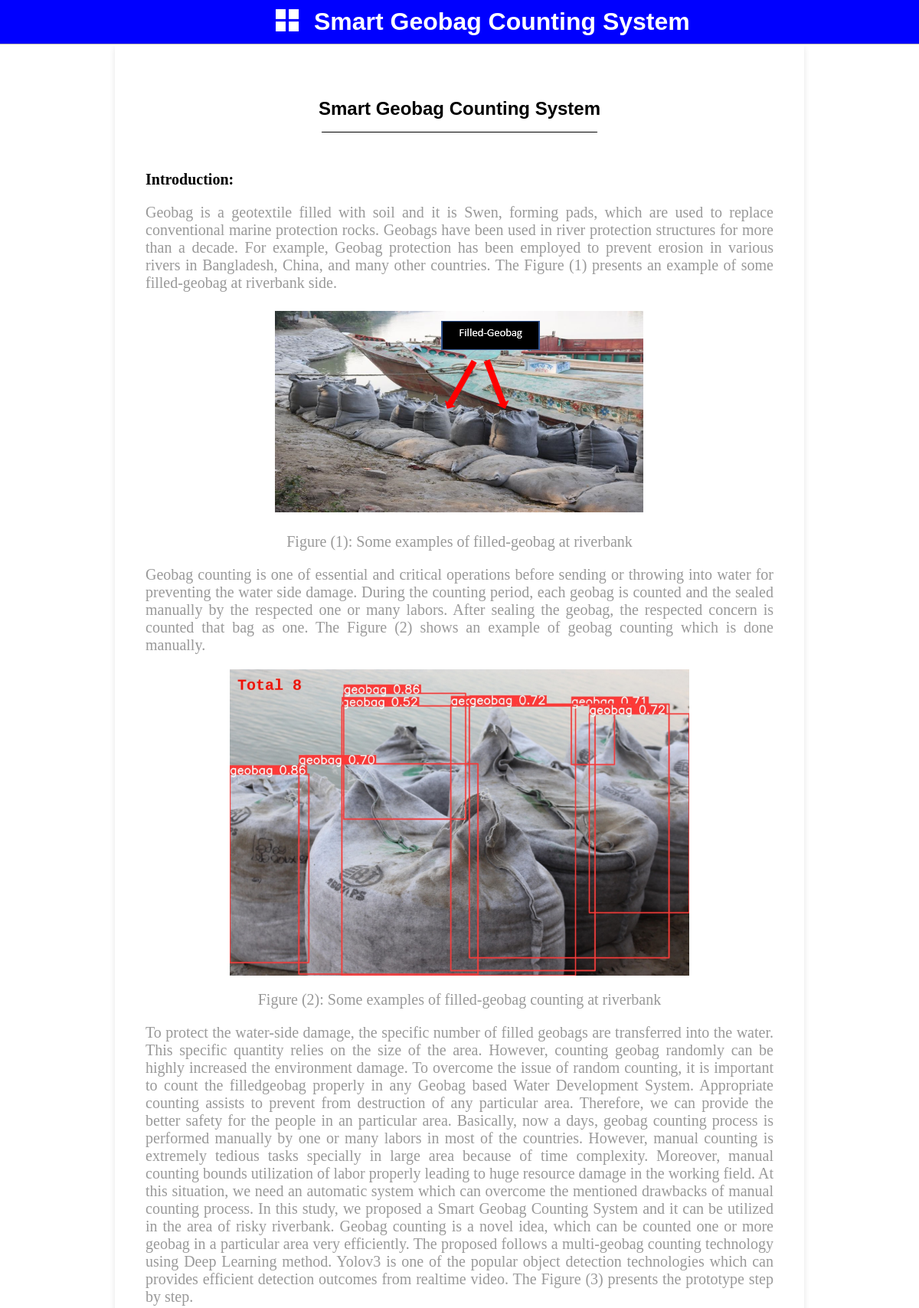
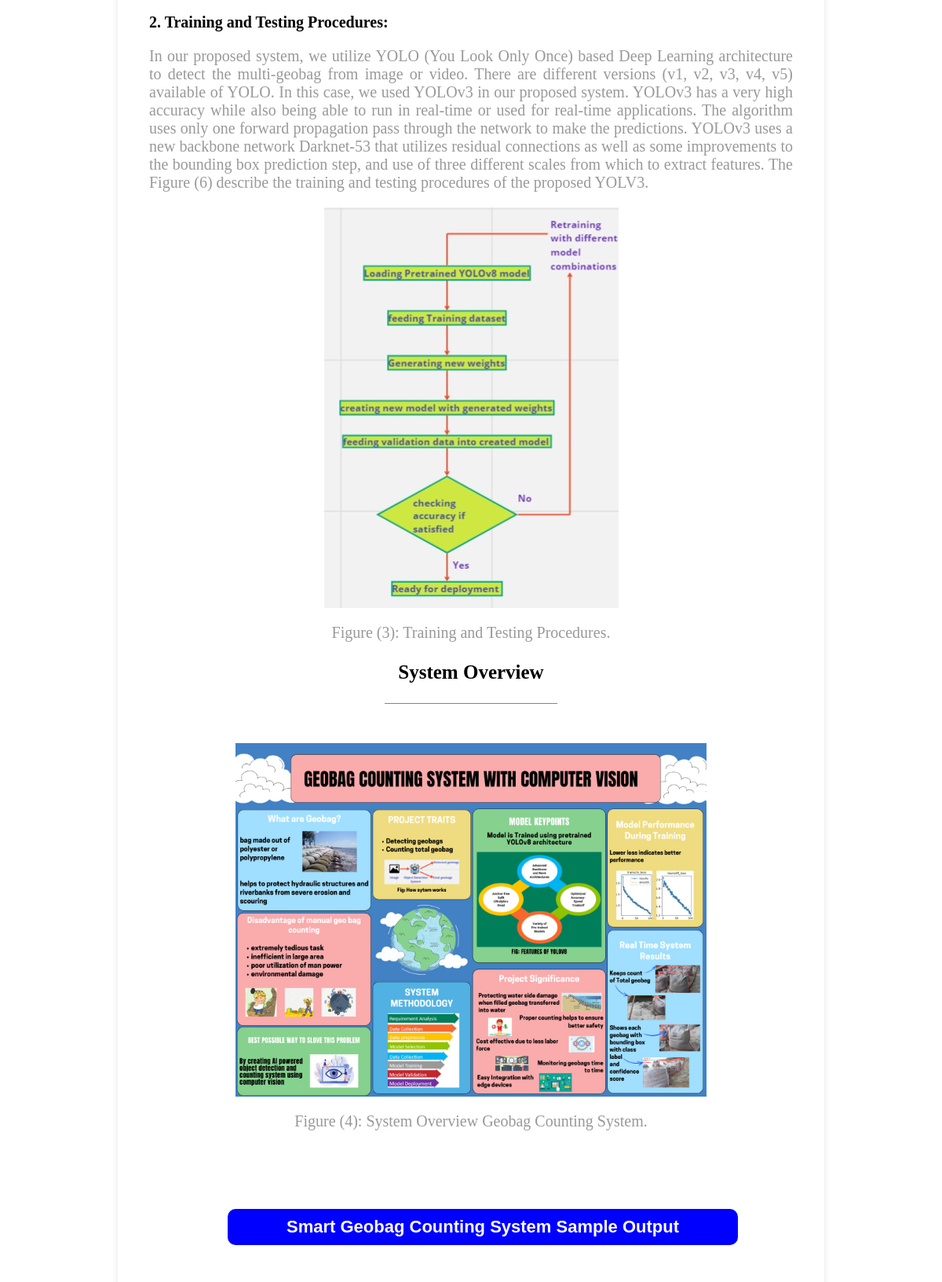
Page /Geobag/ (upper part) on the committed database (2 pictures, top to bottom).
### Geobag_Counting/models.py (models this page shows)
class GeobagRiverBank(models.Model):
    geobag_at_riverbank_img = models.ImageField(upload_to='Geobag_at_RiverBank_img/', default='No images')
    image_figure_text = models.CharField(max_length = 500)

class FilledRiverBank(models.Model):
    geobag_counting_riverbank_img = models.ImageField(upload_to='Geobag_at_RiverBank_img/', default='No images')
    counting_figure_text = models.CharField(max_length = 500)

class TestingProcedures(models.Model):
    testing_procedures_img = models.ImageField(upload_to='Geobag_at_RiverBank_img/', default='No images')
    testing_procedures_figure_text = models.CharField(max_length = 500)

class PreparingDataset(models.Model):
    preparing_pataset_img = models.ImageField(upload_to='Geobag_at_RiverBank_img/', default='No images')
    preparing_dataset_figure_text = models.CharField(max_length = 500)

class ToonificationHeading(models.Model):
   toonification_heading = models.CharField(max_length = 500)

### Geobag_Counting/views.py (the view)
# urls.py: path('Geobag/', views.Geobag, name = 'Geobag'),
def Geobag(request):
    geobagriverbankdata = GeobagRiverBank.objects.all()
    filledriverbankdata = FilledRiverBank.objects.all()
    prototypeproposeddata = PrototypeProposed.objects.all()
    preparingdatasetdata = PreparingDataset.objects.all()
    testingproceduresdata = TestingProcedures.objects.all()
    toonificationheadingdata = ToonificationHeading.objects.all()
    toonificationimagedata = ToonificationImage.objects.all()
    data = {
        'geobagriverbankdata': geobagriverbankdata,
        'filledriverbankdata': filledriverbankdata,
        'prototypeproposeddata': prototypeproposeddata,
        'preparingdatasetdata': preparingdatasetdata,
        'testingproceduresdata': testingproceduresdata,
        'toonificationheadingdata': toonificationheadingdata,
        'toonificationimagedata': toonificationimagedata,
    }
    return render(request, 'index.html', data)

### templates/index.html (shortened to what this page needs)
{% load static %}
<!DOCTYPE html>
<html lang="en">
<head>
    <link rel="stylesheet" href="https://cdnjs.cloudflare.com/ajax/libs/font-awesome/4.7.0/css/font-awesome.min.css">
    <link rel="stylesheet" href="https://cdnjs.cloudflare.com/ajax/libs/font-awesome/5.15.4/css/all.min.css">
    <link rel="stylesheet" href="{% static 'css/style.css' %}">
</head>
<body>
<div class = "Top-Section">
    <div class="top_bar">
        <div class = "logo">
            <a href=""><img src="{% static 'images/logo.png' %}"  alt="" >
            </a>
        <h1>Smart Geobag Counting System</h1>
    </div>
    </div>
</div>
<div class="body-section">
<div class="geobag-section">
    <h1>Smart Geobag Counting System</h1>
    <div class="line"></div>
<div class="Details">
<h3>Introduction: </h3>
<p>Geobag is a geotextile filled with soil and it is Swen, forming pads, which are used to replace conventional marine protection rocks. Geobags have been used in river protection structures for more than a decade. For example, Geobag protection has been employed to prevent erosion in various rivers in Bangladesh, China, and many other countries. The Figure (1) presents an example of some filled-geobag at riverbank side.</p>
<div class="details-img">
    {%for i in geobagriverbankdata%}
    <a href=""><img src="{{ i.geobag_at_riverbank_img.url }}" alt="Your Image Description"></a>
    <p>{{i.image_figure_text}}</p>
    {%endfor%}
</div>
<p>Geobag counting is one of essential and critical operations before sending or throwing into water for preventing the water side damage. During the counting period, each geobag is counted and the sealed manually by the respected one or many labors. After sealing the geobag, the respected concern is counted that bag as one. The Figure (2) shows an example of geobag counting which is done manually. </p>
<div class="details-img-2">
    {%for i in filledriverbankdata%}
    <a href=""><img src="{{ i.geobag_counting_riverbank_img.url }}" alt="Your Image Description"></a>
    <p>{{i.counting_figure_text}}</p>
    {%endfor%}
</div>
<p>To protect the water-side damage, the specific number of filled geobags are transferred into the water. This specific quantity relies on the size of the area. However, counting geobag randomly can be highly increased the environment damage. To overcome the issue of random counting, it is important to count the filledgeobag properly in any Geobag based Water Development System. Appropriate counting assists to prevent from destruction of any particular area. Therefore, we can provide the better safety for the people in an particular area.
    Basically, now a days, geobag counting process is performed manually by one or many labors in most of the countries. However, manual counting is extremely tedious tasks specially in large area because of time complexity. Moreover, manual counting bounds utilization of labor properly leading to huge resource damage in the working field. At this situation, we need an automatic system which can overcome the mentioned drawbacks of manual counting process. In this study, we proposed a Smart Geobag Counting System and it can be utilized in the area of risky riverbank.
    Geobag counting is a novel idea, which can be counted one or more geobag in a particular area very efficiently. The proposed  follows a multi-geobag counting technology using Deep Learning method. Yolov3 is one of the popular object detection technologies which can provides efficient detection outcomes from realtime video. The Figure (3) presents the prototype step by step.
</p>
 <h3>2. Training and Testing Procedures:</h3>
<p>In our proposed system, we utilize YOLO (You Look Only Once) based Deep Learning architecture to detect the multi-geobag from image or video. There are different versions (v1, v2, v3, v4, v5) available of YOLO. In this case, we used YOLOv3 in our proposed system. YOLOv3 has a very high accuracy while also being able to run in real-time or used for real-time applications. The algorithm uses only one forward propagation pass through the network to make the predictions. YOLOv3 uses a new backbone network Darknet-53 that utilizes residual connections as well as some improvements to the bounding box prediction step, and use of three different scales from which to extract features. The Figure (6) describe the training and testing procedures of the proposed YOLV3. </p>
<div class="proprosed-img-2">
    {%for i in testingproceduresdata%}
    <a href=""><img src="{{ i.testing_procedures_img.url }}" alt="Your Image Description"></a>
    <p>{{i.testing_procedures_figure_text}}</p>
    {%endfor%}
</div>
</div>
<div class="Proposed-Methodology">
    <h3 style ="align-items: center; font-size:  25px; text-align: center;">System Overview </h3>
    <div class="line-1"></div>
    <div class="proprosed-img-1">
        {%for i in preparingdatasetdata%}
        <a href=""><img src="{{ i.preparing_pataset_img.url }}" alt="Your Image Description"></a>
        <p>{{i.preparing_dataset_figure_text}}</p>
        {%endfor%}
    </div>
</div>
<div class="toonificationSection">
    <div class="header-section">
        {% for i in toonificationheadingdata %}
        <h1>{{i.toonification_heading}}</h1>
        {%endfor%}
    </div>
</div>
</div>
</div>
</body>
</html>

### static/css/style.css (style rules this page uses)
body { font-family: Arial, sans-serif; margin: 0; padding: 0; background-image: url('/static/images/back-4.jpg'); background-size: cover; background-position: center; }
.Top-Section { position: sticky; top: 0; z-index: 1000; background-color: white; }
.top_bar { display: flex; align-items: center; padding: 10px; border-bottom: 1px solid #b4afaf; background: blue; }
.logo { display: flex; align-items: center; margin-left: 350px; }
.logo a img { width: 30px; margin-right: 20px; }
.logo h1 { margin: 0; font-size: 32px; color: white; align-items: center; }
.body-section { margin-left: 150px; margin-right: 150px; background-color: #ffffff; padding: 40px; box-shadow: 0 4px 8px rgba(0, 0, 0, 0.1); }
.geobag-section h1 { font-size: 24px; text-align: center; margin-top: 30px; }
.line { border-bottom: 1px solid black; margin-left: 230px; margin-right: 230px; margin-bottom: 50px; }
.line-1 { border-bottom: 1px solid #858383; margin-left: 300px; margin-right: 300px; margin-bottom: 50px; }
.Details h3 { font-family: 'Times New Roman', Times, serif; font-size: 20px; }
.Details p { font-family: 'Times New Roman', Times, serif; font-size: 20px; font-style: normal; text-align: justify; color: #999999; }
.details-img { justify-content: center; align-items: center; }
.details-img a { display: flex; justify-content: center; align-items: center; }
.details-img a img { max-width: 600px; height: auto; }
.details-img p { display: flex; justify-content: center; align-items: center; font-family: 'Times New Roman', Times, serif; font-size: 20px; font-style: normal; text-align: justify }
.details-img-2 a { display: flex; justify-content: center; align-items: center; }
.details-img-2 a img { max-width: 600px; height: auto; }
.details-img-2 p { display: flex; justify-content: center; align-items: center; font-family: 'Times New Roman', Times, serif; font-size: 20px; font-style: normal; text-align: justify }
.Proposed-Methodology h3 { font-family: 'Times New Roman', Times, serif; font-size: 20px; }
.Proposed-Methodology p { font-family: 'Times New Roman', Times, serif; font-size: 20px; font-style: normal; text-align: justify; color: #999999; }
.proprosed-img-1 a { display: flex; justify-content: center; align-items: center; }
.proprosed-img-1 a img { max-width: 600px; height: auto; }
.proprosed-img-1 p { display: flex; justify-content: center; align-items: center; font-family: 'Times New Roman', Times, serif; font-size: 20px; font-style: normal; text-align: justify }
.proprosed-img-2 a { display: flex; justify-content: center; align-items: center; }
.proprosed-img-2 a img { max-width: 600px; height: auto; }
.proprosed-img-2 p { display: flex; justify-content: center; align-items: center; font-family: 'Times New Roman', Times, serif; font-size: 20px; font-style: normal; text-align: justify }
.header-section h1 { margin-left: 100px; margin-right: 70px; margin-bottom: 50px; margin-top: 100px; font-size: 22px; color: rgb(46, 116, 245); font-family: 'PT Sans', sans-serif; padding: 10px; background-color: blue; cursor: pointer; color: white; border-radius: 10px; }

### rows in the picture
GeobagRiverBank: geobag_at_riverbank_img (picture), image_figure_text "Figure (1): Some examples of filled-geobag at riverbank"
FilledRiverBank: geobag_counting_riverbank_img (picture), counting_figure_text "Figure (2): Some examples of filled-geobag counting at riverbank"
TestingProcedures: testing_procedures_img (picture), testing_procedures_figure_text "Figure (3): Training and Testing Procedures."
PreparingDataset: preparing_pataset_img (picture), preparing_dataset_figure_text "Figure (4): System Overview Geobag Counting System."
ToonificationHeading: toonification_heading "Smart Geobag Counting System Sample Output"
